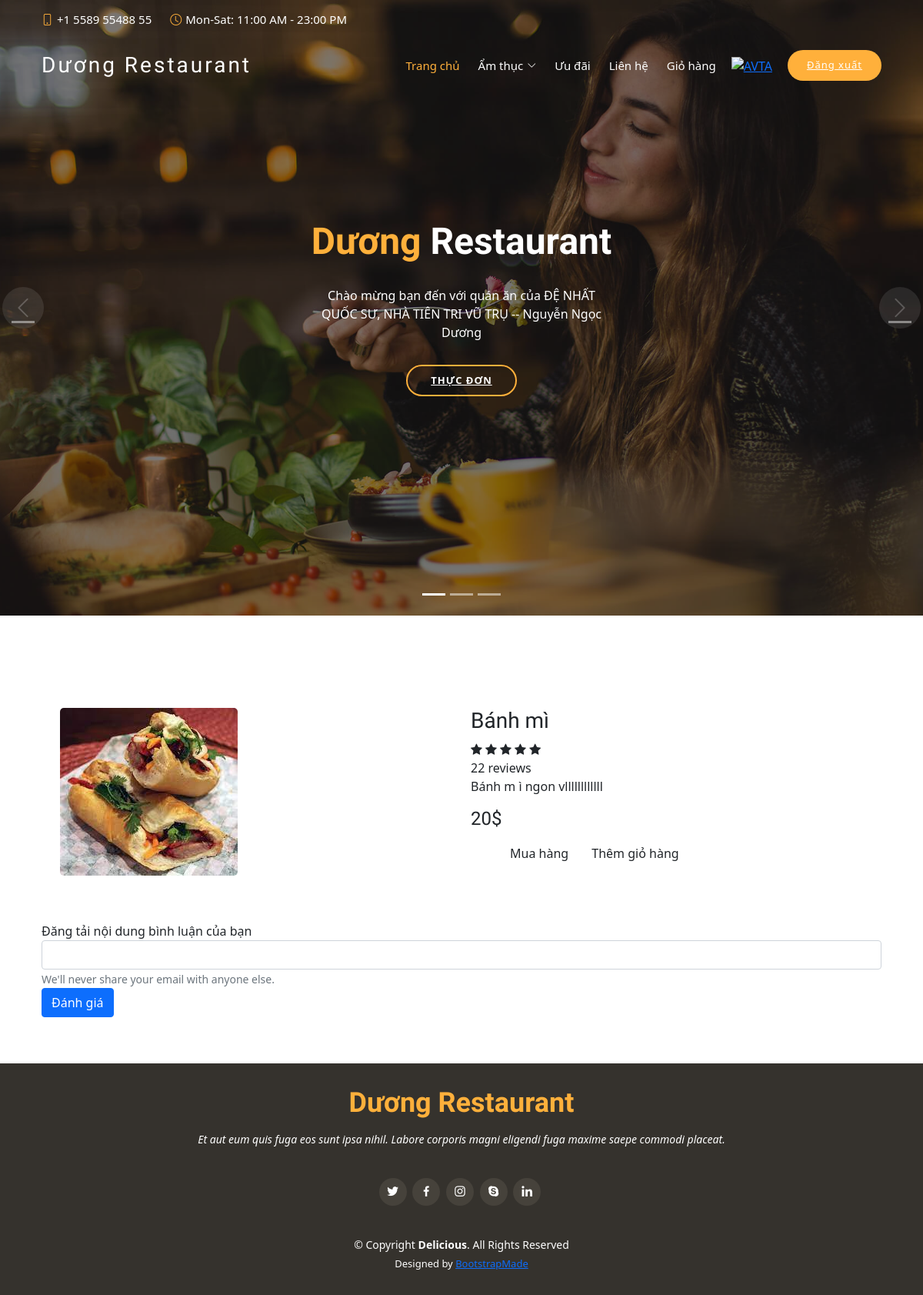
The app's page /duong/index.php?act=danhgia&&id_dh=24&&trangthai=3&&id_tk=4&&id_sp=1 (signed in) with its own data.
### tables this page shows
CREATE TABLE `sanpham` (
  `id_sp` int(11) NOT NULL,
  `ten_sp` varchar(255) NOT NULL,
  `anh` varchar(255) DEFAULT NULL,
  `gia` int(11) NOT NULL,
  `mota` text NOT NULL,
  `luotmua` int(11) NOT NULL DEFAULT 0,
  `luotxem` int(50) NOT NULL DEFAULT 0,
  `id_dm` int(11) NOT NULL COMMENT 'id danh mục',
  `ud` enum('0','1') NOT NULL DEFAULT '0' COMMENT '0:không ưu đãi\r\n1:có ưu đãi',
  `giatri_ud` int(11) DEFAULT NULL COMMENT 'Giá ưu đãi'
);

### duong/model/pdo.php (called while the page is built, shortened)
<?php
function pdo_get_connection(){
    $dburl = "mysql:host=localhost;dbname=nhomduong;charset=utf8";
    $username = 'root';
    $password = '';
    $conn = new PDO($dburl, $username, $password);
    $conn->setAttribute(PDO::ATTR_ERRMODE, PDO::ERRMODE_EXCEPTION);
    return $conn;
}
function pdo_query_one($sql){
    $sql_args = array_slice(func_get_args(), 1);
    try{
        $conn = pdo_get_connection();
        $stmt = $conn->prepare($sql);
        $stmt->execute($sql_args);
        $row = $stmt->fetch(PDO::FETCH_ASSOC);
        return $row;
    }
    catch(PDOException $e){
        throw $e;
    }
    finally{
        unset($conn);
    }
}

### duong/model/amthuc.php (called while the page is built, shortened)
<?php
function ctsp($id){
    $sql = "SELECT * FROM sanpham WHERE id_sp =".$id;
    $ctsp = pdo_query_one($sql);
    return $ctsp;
}
?>

### duong/amthuc/danhgia.php (the view, shortened to what this page needs)
<section>
      <div class="container">
        <div class="row">
        <?php
extract($ctsp);
$hinh = $hinhpath.$anh;
?>
<section>
      <div class="container">
        <div class="row d-flex justify-content-center">
					<div class="preview col-md-6">
						<div class="preview-pic tab-content">
						  <div class="tab-pane active" id="pic-1"><img id="ctsp" style="border-radius: 5px;" src="<?=$hinh ?>"></div>
						</div>
					</div>
					<div class="details col-md-6" style="position: relative;">
						<h3 class="product-title"><?=$ten_sp ?></h3>
						<div class="rating">
							<div class="stars">
								<span class="fa fa-star checked"></span>
								<span class="fa fa-star checked"></span>
								<span class="fa fa-star checked"></span>
								<span class="fa fa-star"></span>
								<span class="fa fa-star"></span>
							</div>
							<span class="review-no"><?=$luotxem ?> reviews</span>
						</div>
						<p class="product-description"><?=$mota ?></p>
						<h4 class="price"> <span><?=$gia ?>$</span></h4>
						<div class="action" style="bottom: 10px;position: absolute;left: 50px;">
							<a href="index.php?act=muahang&&idsp=<?=$id_sp ?>#muahang"><input type="submit" class="add-to-cart btn btn-default"  value="Mua hàng"></a>
							<a href="index.php?act=themgiohang&&idsp=<?=$id_sp ?>&&iddm=<?=$id_dm ?>"><input type="submit" class="add-to-cart btn btn-default"  value="Thêm giỏ hàng"></a>
						</div>
					</div>
        </div>
      </div>
</section>
        </div>
        <div class="row" id="binhluan">
        <form action="index.php?act=binhluan&&id_sp=<?=$id_sp ?>&&id_tk=<?=$_GET['id_tk'] ?>#binhluan" method="post">
            <div class="form-group">
                <label for="exampleInputEmail1">Đăng tải nội dung bình luận của bạn</label>
                <input type="text" class="form-control" name="noidungcmt">
                <small id="emailHelp" class="form-text text-muted">We'll never share your email with anyone else.</small>
            </div>
            <input type="submit" class="btn btn-primary" value="Đánh giá" name="binhluan">
        </form>
        </div>
      </div>
</section>

### duong/assets/css/style.css (style rules this page uses)
body { font-family: "Poppins", sans-serif; color: #444444; }
a { text-decoration: none; color: #ffb03b; }
h1, h2, h3, h4, h5, h6 { font-family: "Satisfy", sans-serif; }
section { padding: 60px 0; }

### records on screen
sanpham: anh (picture), ten_sp "Bánh mì", luotxem "22", mota "Bánh m ì ngon vllllllllllll", gia "20"
